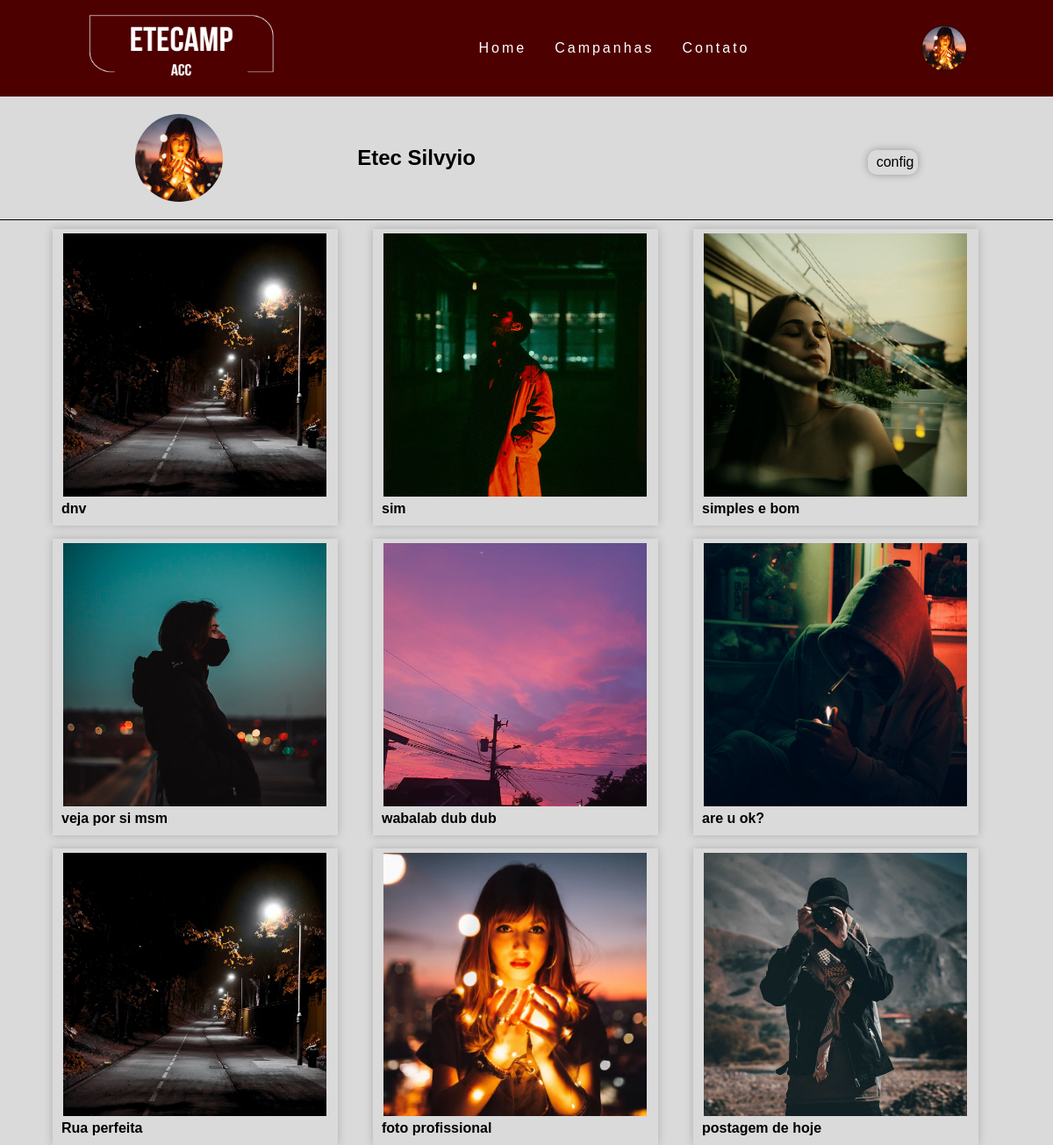
Screenshot of /perfil.php (signed in) with the database file from the repository.
### tables this page shows
CREATE TABLE `user` (
  `id` int(11) NOT NULL,
  `nome` varchar(260) NOT NULL,
  `email` varchar(260) NOT NULL,
  `senha` varchar(30) NOT NULL,
  `foto_perfil` varchar(255) NOT NULL
);

CREATE TABLE `arquivos` (
  `id` int(11) NOT NULL,
  `nome` varchar(300) NOT NULL,
  `paht` varchar(100) NOT NULL,
  `data_upload` datetime NOT NULL DEFAULT current_timestamp(),
  `postagem` varchar(500) NOT NULL
);

### perfil.php (the view, shortened to what this page needs)
<!DOCTYPE html>
<html lang="en">
<head>
    <link
    rel="stylesheet"
    type="text/css"
    href="css/Paginas do Site/perfil.css"
    />
</head>
<body>
    <?php
      include("header.php");
    ?>
    <section class="user_atalhos">
        <div class="config">
            <?php
                include_once("settings/conexao.php");
                $stmt = "SELECT * FROM user";
                $resultado = mysqli_query($conn, $stmt);
                if(mysqli_num_rows($resultado)>0){
                    while($user = mysqli_fetch_assoc($resultado)){
                        echo '<img src="settings/uploads/'. $user['foto_perfil'] .'" alt="tipo de arquivo nao suportado">';
                    }
                }
            ?>
             <?php
                        $stmt2 = "SELECT * FROM user";
                        $resultado2 = mysqli_query($conn, $stmt2);
                        if(mysqli_num_rows($resultado2)>0){
                            while($nome = mysqli_fetch_assoc($resultado2)){
                                echo '<h1>'.$nome['nome'].'</h1>';
                            }
                        }
                   ?>
            <a href="config_perfil.php" class="show"><ion-icon name="settings"></ion-icon>config</a>
        </div>
    </section>
    <section class="im">
        <div class="post_users">
    <?php
            include_once("settings/conexao.php");
            $stmt2 = "SELECT * FROM arquivos  ORDER BY id DESC";
            $resultado = mysqli_query($conn, $stmt2);
            if(mysqli_num_rows($resultado)>0){
                while($postagem = mysqli_fetch_assoc($resultado)){
                   echo '<div class="postbox">
                          <img src="settings/uploads/'. $postagem['nome']  .'" alt="tipo de arquivo nao suportado">
                          <div class="ti_post">
                              <h4>'. $postagem['postagem'] . '</h4>
                              <a href="settings/delete_img.php?id='.$postagem['id'].'" value="'.$postagem['id'].'"><ion-icon name="trash-outline"></ion-icon></a>
                          </div>
                        </div>';
                }
            }
    ?>
        </div>
    </section>
</body>
</html>

### header.php (shortened to what this page needs)
<!DOCTYPE html>
<html lang="pt-br">
<head>
    <link
      rel="stylesheet"
      type="text/css"
      href="css/Paginas do Site/nav.css"
    />
    <link
    rel="stylesheet"
    type="text/css"
    href="css/Paginas do Site/nav.css"
    />
</head>
<body>
    <header>
        <nav>
        <a class="home_link" href="index.php"><img class="logo" src="img/etecamp.png" /></a>
          <ul class="nav-list">
            <li><a href="index.php">Home</a></li>
            <li><a href="campanhas.php">Campanhas</a></li>
            <li><a href="contato.php">Contato</a></li>
          </ul>
          <?php
          if(@$_SESSION['usuario_logado'] == true){
            echo '<div class="container_contadrop">
            <div class="container_conta">';
                      include_once("settings/conexao.php");
                      $stmt = "SELECT * FROM user";
                      $resultado = mysqli_query($conn, $stmt);
                      if(mysqli_num_rows($resultado)>0){
                          while($user = mysqli_fetch_assoc($resultado)){
                              echo '<img class="foto_perfil" src="settings/uploads/'. $user['foto_perfil'] .'" alt="">';
                          }
                      }
          }
            ?>
              </div>
          </div>
        </nav>
    </header>
</body>
</html>

### css/Paginas do Site/perfil.css (style rules this page uses)
* { margin: 0; padding: 0; font-family: sans-serif; }
body { background-color:#dadada; }
.user_atalhos { border-bottom: 1px solid black; padding-bottom: 20px; }
section { display: flex; }
.config img { width: 100px; height: 100px; border-radius: 50%; object-fit: cover; }
.config { width: 100vw; display: flex; align-items: center; justify-content: space-evenly; margin-top:20px; }
.config a { padding: 5px; margin-top: -20px; border-radius: 10px; color: black; text-decoration: none; }
.post_users { display: grid; grid-template-columns: 350px 350px 350px; gap: 15px; margin: 10px auto 0 auto; }
.postbox img { margin: 5px -15px 5px 12px; height: 300px; width: 300px; object-fit: cover; }
.postbox { display: flex; flex-direction: column; justify-content: center; width: 325px; box-shadow: 0 0 10px rgb(0, 0, 0, 0.2); }
.ti_post { display: flex; justify-content: space-between; align-items: center; }
.ti_post h4 { margin-left: 10px; margin-bottom: 10px; }

### css/Paginas do Site/nav.css (style rules this page uses)
body { background-color: #dadada; }
* { margin: 0; padding: 0; font-family: sans-serif; }
nav { display: flex; justify-content: space-around; align-items: center; font-family: system-ui, -apple-system, BlinkMacSystemFont, "Segoe UI", Roboto, Oxygen, Ubuntu, Cantarell, "Open Sans", "Helvetica Neue", sans-serif; background-color: #4d0000; height: 110px; }
a { color: #fff; text-decoration: none; }
.logo { height: 85px; width: 220px; }
.nav-list { list-style: none; display: flex; }
.nav-list li { letter-spacing: 3px; margin-left: 32px; }
.container_conta { display: flex; justify-content: center; align-items: center; overflow: hidden; object-fit: cover; border: 1px solid #340303; border-radius: 49%; height: 50px; width: 50px; cursor: pointer; }
.foto_perfil { height: 55px; width: 65px; object-fit: cover; }
.show { opacity: 1; transform: translatey(15px); pointer-events: all; box-shadow: 0 0 10px rgba(0, 0, 0, 0.3); }

### rows the page displays
user: foto_perfil (picture), nome "Etec Silvyio"
arquivos: nome (picture), postagem "dnv", $postagem['id'] 63 (drawn)
arquivos: nome (picture), postagem "sim", $postagem['id'] 61 (drawn)
arquivos: nome (picture), postagem "simples e bom", $postagem['id'] 53 (drawn)
arquivos: nome (picture), postagem "veja por si msm", $postagem['id'] 52 (drawn)
arquivos: nome (picture), postagem "wabalab dub dub", $postagem['id'] 51 (drawn)
arquivos: nome (picture), postagem "are u ok?", $postagem['id'] 50 (drawn)
arquivos: nome (picture), postagem "Rua perfeita", $postagem['id'] 49 (drawn)
arquivos: nome (picture), postagem "foto profissional", $postagem['id'] 48 (drawn)
arquivos: nome (picture), postagem "postagem de hoje", $postagem['id'] 47 (drawn)
